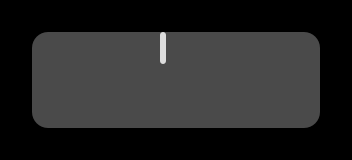

The image is a tile-based game level rendered from a .tmx file. Its description and complete source (layers, tilesets, objects, tile grids) follow:
An orthogonal 11x5 tile map with 32x32 px tiles, 4 tile layers (grid, walls, cellrounded, zonemap) and 5 objects (2x goal, player, robot, fluffy).

<map version="1.0" orientation="orthogonal" renderorder="right-down" width="11" height="5" tilewidth="32" tileheight="32" nextobjectid="16">
 <properties>
  <property name="_mode" value="" />
  <property name="_title" value="test" />
  <property name="_zone" value="" />
 </properties>
 <tileset firstgid="1" name="cells" tilewidth="32" tileheight="32">
  <image source="../cells.png" trans="ff00ff" width="128" height="384" />
 </tileset>
 <layer name="grid" width="11" height="5">
  <data>
   <tile gid="16" />
   <tile gid="16" />
   <tile gid="16" />
   <tile gid="16" />
   <tile gid="16" />
   <tile gid="16" />
   <tile gid="16" />
   <tile gid="16" />
   <tile gid="16" />
   <tile gid="16" />
   <tile gid="16" />
   <tile gid="16" />
   <tile gid="1" />
   <tile gid="1" />
   <tile gid="1" />
   <tile gid="1" />
   <tile gid="1" />
   <tile gid="1" />
   <tile gid="1" />
   <tile gid="1" />
   <tile gid="1" />
   <tile gid="16" />
   <tile gid="16" />
   <tile gid="1" />
   <tile gid="1" />
   <tile gid="1" />
   <tile gid="1" />
   <tile gid="1" />
   <tile gid="1" />
   <tile gid="1" />
   <tile gid="1" />
   <tile gid="1" />
   <tile gid="16" />
   <tile gid="16" />
   <tile gid="1" />
   <tile gid="1" />
   <tile gid="1" />
   <tile gid="1" />
   <tile gid="1" />
   <tile gid="1" />
   <tile gid="1" />
   <tile gid="1" />
   <tile gid="1" />
   <tile gid="16" />
   <tile gid="16" />
   <tile gid="16" />
   <tile gid="16" />
   <tile gid="16" />
   <tile gid="16" />
   <tile gid="16" />
   <tile gid="16" />
   <tile gid="16" />
   <tile gid="16" />
   <tile gid="16" />
   <tile gid="16" />
  </data>
 </layer>
 <layer name="walls" width="11" height="5">
  <data>
   <tile gid="0" />
   <tile gid="0" />
   <tile gid="0" />
   <tile gid="0" />
   <tile gid="0" />
   <tile gid="0" />
   <tile gid="0" />
   <tile gid="0" />
   <tile gid="0" />
   <tile gid="0" />
   <tile gid="0" />
   <tile gid="0" />
   <tile gid="0" />
   <tile gid="0" />
   <tile gid="0" />
   <tile gid="0" />
   <tile gid="3" />
   <tile gid="0" />
   <tile gid="0" />
   <tile gid="0" />
   <tile gid="0" />
   <tile gid="0" />
   <tile gid="0" />
   <tile gid="0" />
   <tile gid="0" />
   <tile gid="0" />
   <tile gid="0" />
   <tile gid="0" />
   <tile gid="0" />
   <tile gid="0" />
   <tile gid="0" />
   <tile gid="0" />
   <tile gid="0" />
   <tile gid="0" />
   <tile gid="0" />
   <tile gid="0" />
   <tile gid="0" />
   <tile gid="0" />
   <tile gid="0" />
   <tile gid="0" />
   <tile gid="0" />
   <tile gid="0" />
   <tile gid="0" />
   <tile gid="0" />
   <tile gid="0" />
   <tile gid="0" />
   <tile gid="0" />
   <tile gid="0" />
   <tile gid="0" />
   <tile gid="0" />
   <tile gid="0" />
   <tile gid="0" />
   <tile gid="0" />
   <tile gid="0" />
   <tile gid="0" />
  </data>
 </layer>
 <layer name="cellrounded" width="11" height="5">
  <data>
   <tile gid="0" />
   <tile gid="0" />
   <tile gid="0" />
   <tile gid="0" />
   <tile gid="0" />
   <tile gid="0" />
   <tile gid="0" />
   <tile gid="0" />
   <tile gid="0" />
   <tile gid="0" />
   <tile gid="0" />
   <tile gid="0" />
   <tile gid="17" />
   <tile gid="0" />
   <tile gid="0" />
   <tile gid="0" />
   <tile gid="0" />
   <tile gid="0" />
   <tile gid="0" />
   <tile gid="0" />
   <tile gid="18" />
   <tile gid="0" />
   <tile gid="0" />
   <tile gid="0" />
   <tile gid="0" />
   <tile gid="0" />
   <tile gid="0" />
   <tile gid="0" />
   <tile gid="0" />
   <tile gid="0" />
   <tile gid="0" />
   <tile gid="0" />
   <tile gid="0" />
   <tile gid="0" />
   <tile gid="19" />
   <tile gid="0" />
   <tile gid="0" />
   <tile gid="0" />
   <tile gid="0" />
   <tile gid="0" />
   <tile gid="0" />
   <tile gid="0" />
   <tile gid="20" />
   <tile gid="0" />
   <tile gid="0" />
   <tile gid="0" />
   <tile gid="0" />
   <tile gid="0" />
   <tile gid="0" />
   <tile gid="0" />
   <tile gid="0" />
   <tile gid="0" />
   <tile gid="0" />
   <tile gid="0" />
   <tile gid="0" />
  </data>
 </layer>
 <layer name="zonemap" width="11" height="5">
  <data>
   <tile gid="0" />
   <tile gid="0" />
   <tile gid="0" />
   <tile gid="0" />
   <tile gid="0" />
   <tile gid="0" />
   <tile gid="0" />
   <tile gid="0" />
   <tile gid="0" />
   <tile gid="0" />
   <tile gid="0" />
   <tile gid="0" />
   <tile gid="0" />
   <tile gid="0" />
   <tile gid="0" />
   <tile gid="0" />
   <tile gid="0" />
   <tile gid="0" />
   <tile gid="0" />
   <tile gid="0" />
   <tile gid="0" />
   <tile gid="0" />
   <tile gid="0" />
   <tile gid="0" />
   <tile gid="0" />
   <tile gid="0" />
   <tile gid="0" />
   <tile gid="0" />
   <tile gid="0" />
   <tile gid="0" />
   <tile gid="0" />
   <tile gid="0" />
   <tile gid="0" />
   <tile gid="0" />
   <tile gid="0" />
   <tile gid="0" />
   <tile gid="0" />
   <tile gid="0" />
   <tile gid="0" />
   <tile gid="0" />
   <tile gid="0" />
   <tile gid="0" />
   <tile gid="0" />
   <tile gid="0" />
   <tile gid="0" />
   <tile gid="0" />
   <tile gid="0" />
   <tile gid="0" />
   <tile gid="0" />
   <tile gid="0" />
   <tile gid="0" />
   <tile gid="0" />
   <tile gid="0" />
   <tile gid="0" />
   <tile gid="0" />
  </data>
 </layer>
 <objectgroup name="players">
  <object id="11" type="player" x="79.667" y="81" />
 </objectgroup>
 <objectgroup name="enemies">
  <object id="12" type="robot" x="241.333" y="81" />
 </objectgroup>
 <objectgroup name="items">
  <object id="13" type="goal" x="273" y="80.3333" />
  <object id="14" type="goal" x="305" y="80" />
 </objectgroup>
 <objectgroup name="powerups" />
 <objectgroup name="portals" />
 <objectgroup name="cells">
  <object id="15" type="fluffy" x="45.6667" y="79.3333">
   <ellipse />
  </object>
 </objectgroup>
</map>
